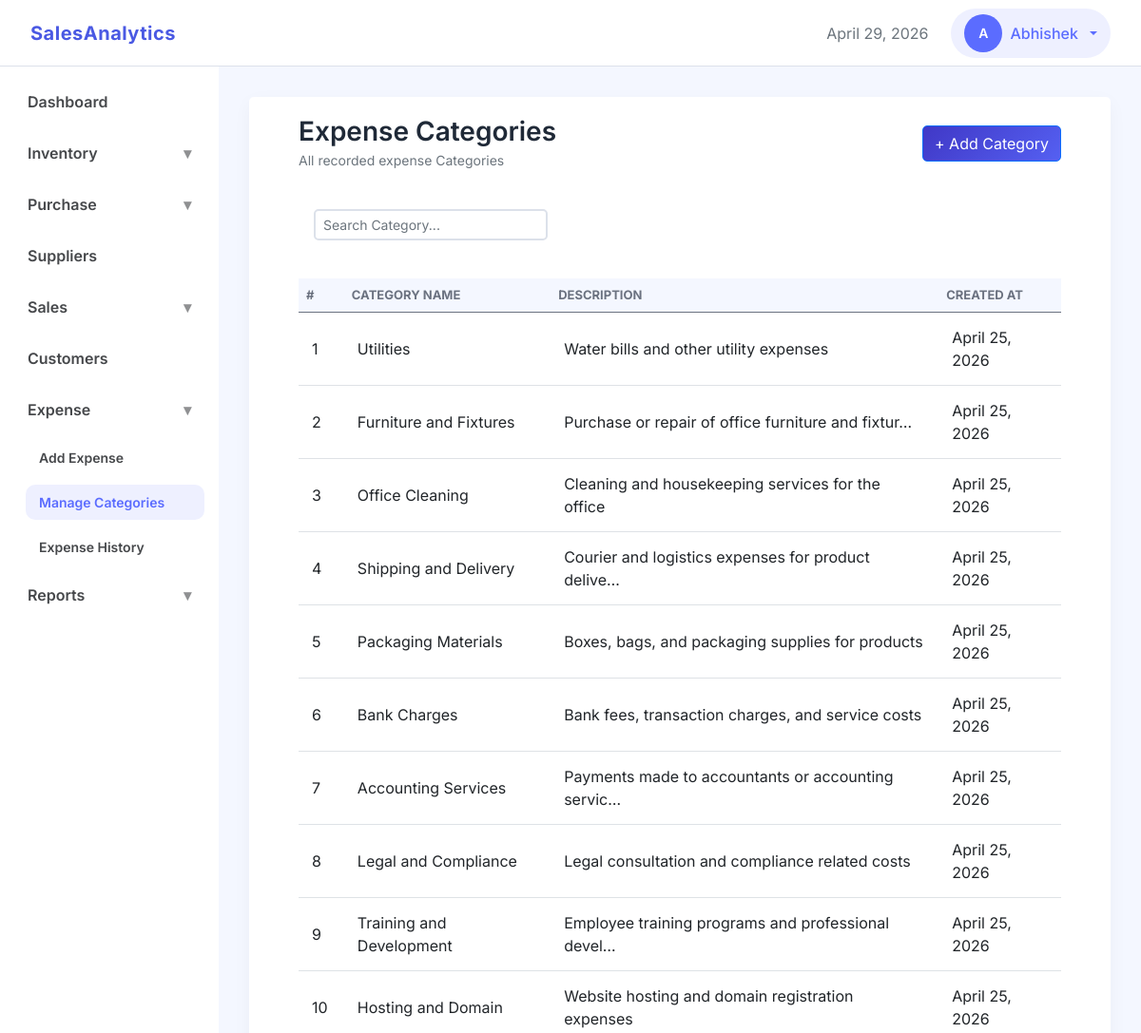
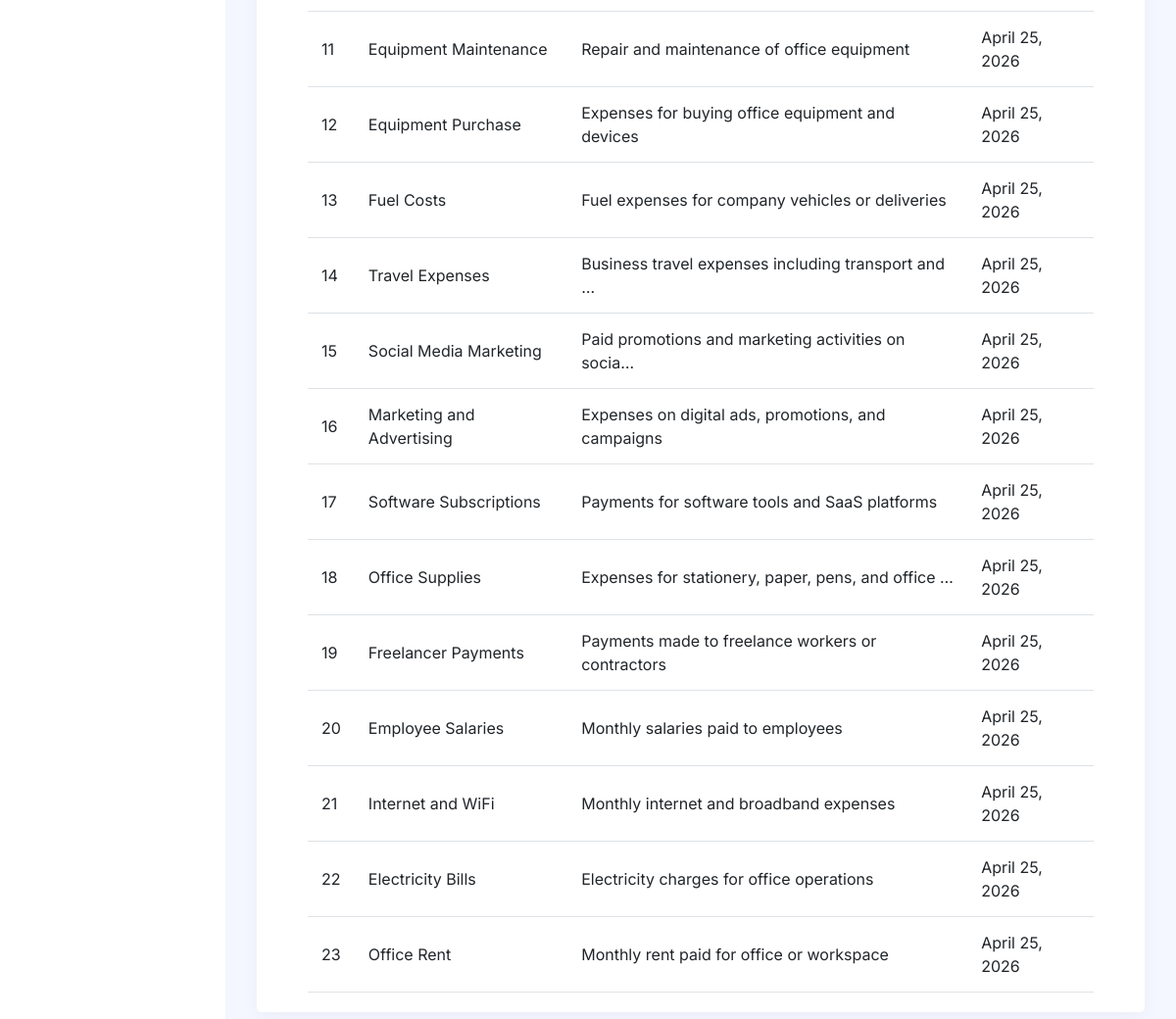
The page /expense/categories/ (signed in) on the database its author committed (2 pictures, top to bottom).
### accounts/models.py (models this page shows, shortened)
class User(AbstractUser):
    username = None # Remove username
    first_name = models.CharField(max_length=150)
    email = models.EmailField(unique=True)
    created_at = models.DateTimeField(auto_now_add=True)
    updated_at = models.DateTimeField(auto_now=True)
    USERNAME_FIELD = 'email'
    REQUIRED_FIELDS = []
    objects = UserManager() # Attach Manager

### finance/models.py (models this page shows, shortened)
class ExpenseCategory(models.Model):
    name = models.CharField(db_index=True, max_length=100, unique=True)
    description = models.TextField(blank=True)
    business = models.ForeignKey('business.Business', on_delete=models.CASCADE, related_name='expense_categories')
    updated_at = models.DateTimeField(auto_now=True)
    created_at = models.DateTimeField(auto_now_add=True)

### finance/views.py (the view, shortened to what this page needs)
# urls.py: path('categories/', views.ExpenseCategoryView.as_view(), name='expense_categories'),
class ExpenseCategoryView(CreateView):
    model = ExpenseCategory
    form_class = ExpenseCategoryForm
    template_name = 'expense/expense_categories.html'
    success_url = reverse_lazy('expense_categories')
    def get_context_data(self, **kwargs):
        context = super().get_context_data(**kwargs)
        context['categories'] = ExpenseCategory.objects.filter(business_id=get_business_id(self.request)).order_by('-created_at')
        return context

### finance/forms.py
class ExpenseCategoryForm(forms.ModelForm):
    class Meta:
        model = ExpenseCategory
        fields = ['name', 'description']
        widgets = {
            'name': forms.TextInput(attrs={'class': 'form-control'}),
            'description': forms.Textarea(attrs={'class': 'form-select'}),
        }

### core/context_processors.py (called while the page is built)
def user_role(request):
    if request.user.is_authenticated:
        business_id = request.session.get('business_id')
        if business_id:
            membership = Membership.objects.filter(
                business_id=business_id,
                user=request.user
            ).first()
            if membership:
                return {'user_role': membership.role}
    return {'user_role': None}

### dashboard/templatetags/navigation_tags.py (called while the page is built)
@register.simple_tag(takes_context=True)
def active(context, *url_names):
    request = context['request']
    current_url = request.resolver_match.url_name
    if current_url in url_names:
        return 'active'
    return ''

@register.simple_tag(takes_context=True)
def show_menu(context, *url_names):
    request = context['request']
    current_url = request.resolver_match.url_name
    if current_url in url_names:
        return 'show'
    return ''

### finance/views.py (called while the page is built)
def get_business_id(request):
    return request.session.get('business_id')

### templates/expense/expense_categories.html (shortened to what this page needs)
{% extends "base.html" %}
{% load static %}
{% block css_files%}
    <link rel="stylesheet" href="{% static 'css/apps/list.css' %}">
{% endblock %}
{% block content %}
<div class="container-fluid">
    <div class="d-flex justify-content-between align-items-center mb-4">
        <div>
            <h3 class="section-title mb-0">Expense Categories</h3>
            <small class="text-muted">All recorded expense Categories</small>
        </div>
        <button class="btn btn-primary" data-bs-toggle="modal" data-bs-target="#addCategoryModal">
                + Add Category
            </button>
    </div>
    <div class=" mb-4 p-3">
        <div class="row g-3">
            <div class="col-md-4">
                <input type="text" id="search_field"
                       class="form-control form-control-sm"
                       placeholder="Search Category...">
            </div>
        </div>
    </div>
    <div class="">
        <div class="table-responsive">
            <table class="table table-hover align-middle data-table mb-0">
                <thead>
                    <tr>
                        <th>#</th>
                        <th>Category Name</th>
                        <th>Description</th>
                        <th>Created At</th>
                    </tr>
                </thead>
                <tbody id="tbody">
                    {% for category in categories %}
                    <tr>
                        <td>{{ forloop.counter }}</td>
                        <td>
                            {{ category.name }}
                        </td>
                        <td>
                            {% if category.description %}
                                {{ category.description|truncatechars:50 }}
                            {% else %}
                                No description provided
                            {% endif%}
                        </td>
                        <td>
                            {{ category.created_at|date }}
                        </td>
                    </tr>
                    {% empty %}
                    <tr>
                        <td colspan="7" class="text-center py-4 text-muted">
                            No category recorded
                        </td>
                    </tr>
                    {% endfor %}
                </tbody>
            </table>
        </div>
    </div>
</div>
{% endblock %}

### templates/partials/navbar.html (shortened to what this page needs)
<nav class="navbar custom-navbar d-flex justify-content-between align-items-center">
    <div class="d-flex align-items-center gap-4">
        <a class="navbar-brand" href="{% url 'dashboard' %}">SalesAnalytics</a>
    </div>
    <div class="d-flex align-items-center gap-4">
        <span class="text-muted" id="nav-date"></span>
        {% if user.is_authenticated %}
            <div class="dropdown">
                <button class="btn admin-btn dropdown-toggle d-flex align-items-center gap-2"
                        data-bs-toggle="dropdown"
                        aria-expanded="false">
                    <div class="avatar">{{ user.first_name|default:user.email|slice:':1'|upper }}</div>
                    <span>{{ user.first_name }}</span>
                </button>
            </div>
        {% else %}
            <div>
                <a class="btn btn-primary me-2" href="{% url 'signin' %}">Sign In</a>
                <a class="btn btn-outline-primary" href="{% url 'signup' %}">Sign Up</a>
            </div>
        {% endif %}
    </div>
</nav>

### static/css/base.css (style rules this page uses)
:root { --clr-primary: #5b6cff; --clr-secondary: #4038c6; --clr-primary-hover: #4a59e3; --clr-primary-medium: #dbdffc; --clr-primary-soft: #eef0ff; --clr-accent: #00c2ff; --primary-gradient: linear-gradient(135deg, var(--clr-secondary), var(--clr-primary)); --secondary-gradient: linear-gradient(130deg, var(--clr-primary-hover), var(--clr-primary)); --clr-bg-main: #ffffff; --clr-bg-content: #f4f7ff; --clr-bg-btn-secondary: #eaeaea; --clr-bg-components: #f5f7fa; --clr-text-main: #1f2937; --clr-text-medium: #46484b; --clr-text-muted: #6b7280; --clr-text-placeholder: #c4c7cc; --clr-text-light: #fefefc; --clr-border: #dce1ea; --clr-border-light: #e4e7ec; --shadow-soft: 0 6px 20px rgba(17, 24, 39, 0.04); --radius: 5px; --nav-height: 70px; --space-xs: 8px; --space-sm: 12px; --space-md: 16px; --space-lg: 24px; --space-xl: 32px; }
* { box-sizing: border-box; }
body { margin: 0; padding: 0; font-family: "Inter", sans-serif; color: var(--clr-text-main); background: var(--clr-bg-main); -webkit-font-smoothing: antialiased; }
h1, h2, h3, h4, h5 { font-weight: 600; margin-bottom: 0.5rem; }
.text-muted { color: var(--clr-text-muted); }

### static/css/layout.css (style rules this page uses)
.custom-navbar { height: var(--nav-height); background: var(--clr-bg-main); border-bottom: 1px solid var(--clr-border); padding: 0 32px; }
.navbar-brand { font-weight: 700; color: var(--clr-primary); letter-spacing: 0.5px; transition: color 0.5s ease; }
.navbar-brand { color: var(--clr-primary-hover); }
.admin-btn { background: var(--clr-primary-soft); border: none; border-radius: 30px; padding: 6px 14px; font-weight: 500; color: var(--clr-primary); }
.avatar { width: 32px; height: 32px; background: var(--clr-primary); color: #ffffff; font-size: 14px; font-weight: 600; display: flex; align-items: center; justify-content: center; border-radius: 50%; }
.table td { vertical-align: middle; }

### static/css/components.css (style rules this page uses)
.form-control, .form-select { border-radius: var(--radius); border: 2px solid var(--clr-border); }
.btn-primary { background: var(--primary-gradient); background-size: 130% 130%; border-radius: var(--radius); transition: background-position 0.5s ease, transform 0.3s ease; }
.avatar { width: 40px; height: 40px; border-radius: 50%; object-fit: cover; }
.table-responsive { overflow: visible; }

### static/css/apps/list.css (style rules this page uses)
.data-table thead { background: var(--clr-bg-content); }
.data-table th { font-size: 13px; text-transform: uppercase; color: var(--clr-text-muted); }
.data-table td { padding: 14px; }

### rows shown on the page
User: first_name "A", first_name "Abhishek"
ExpenseCategory: name "Utilities", description "Water bills and other utility expenses", created_at "April 25, 2026"
ExpenseCategory: name "Furniture and Fixtures", description "Purchase or repair of office furniture and fixtur…", created_at "April 25, 2026"
ExpenseCategory: name "Office Cleaning", description "Cleaning and housekeeping services for the office", created_at "April 25, 2026"
ExpenseCategory: name "Shipping and Delivery", description "Courier and logistics expenses for product delive…", created_at "April 25, 2026"
ExpenseCategory: name "Packaging Materials", description "Boxes, bags, and packaging supplies for products", created_at "April 25, 2026"
ExpenseCategory: name "Bank Charges", description "Bank fees, transaction charges, and service costs", created_at "April 25, 2026"
ExpenseCategory: name "Accounting Services", description "Payments made to accountants or accounting servic…", created_at "April 25, 2026"
ExpenseCategory: name "Legal and Compliance", description "Legal consultation and compliance related costs", created_at "April 25, 2026"
ExpenseCategory: name "Training and Development", description "Employee training programs and professional devel…", created_at "April 25, 2026"
ExpenseCategory: name "Hosting and Domain", description "Website hosting and domain registration expenses", created_at "April 25, 2026"
ExpenseCategory: name "Equipment Maintenance", description "Repair and maintenance of office equipment", created_at "April 25, 2026"
ExpenseCategory: name "Equipment Purchase", description "Expenses for buying office equipment and devices", created_at "April 25, 2026"
ExpenseCategory: name "Fuel Costs", description "Fuel expenses for company vehicles or deliveries", created_at "April 25, 2026"
ExpenseCategory: name "Travel Expenses", description "Business travel expenses including transport and …", created_at "April 25, 2026"
ExpenseCategory: name "Social Media Marketing", description "Paid promotions and marketing activities on socia…", created_at "April 25, 2026"
ExpenseCategory: name "Marketing and Advertising", description "Expenses on digital ads, promotions, and campaigns", created_at "April 25, 2026"
ExpenseCategory: name "Software Subscriptions", description "Payments for software tools and SaaS platforms", created_at "April 25, 2026"
ExpenseCategory: name "Office Supplies", description "Expenses for stationery, paper, pens, and office …", created_at "April 25, 2026"
ExpenseCategory: name "Freelancer Payments", description "Payments made to freelance workers or contractors", created_at "April 25, 2026"
ExpenseCategory: name "Employee Salaries", description "Monthly salaries paid to employees", created_at "April 25, 2026"
ExpenseCategory: name "Internet and WiFi", description "Monthly internet and broadband expenses", created_at "April 25, 2026"
ExpenseCategory: name "Electricity Bills", description "Electricity charges for office operations", created_at "April 25, 2026"
ExpenseCategory: name "Office Rent", description "Monthly rent paid for office or workspace", created_at "April 25, 2026"
